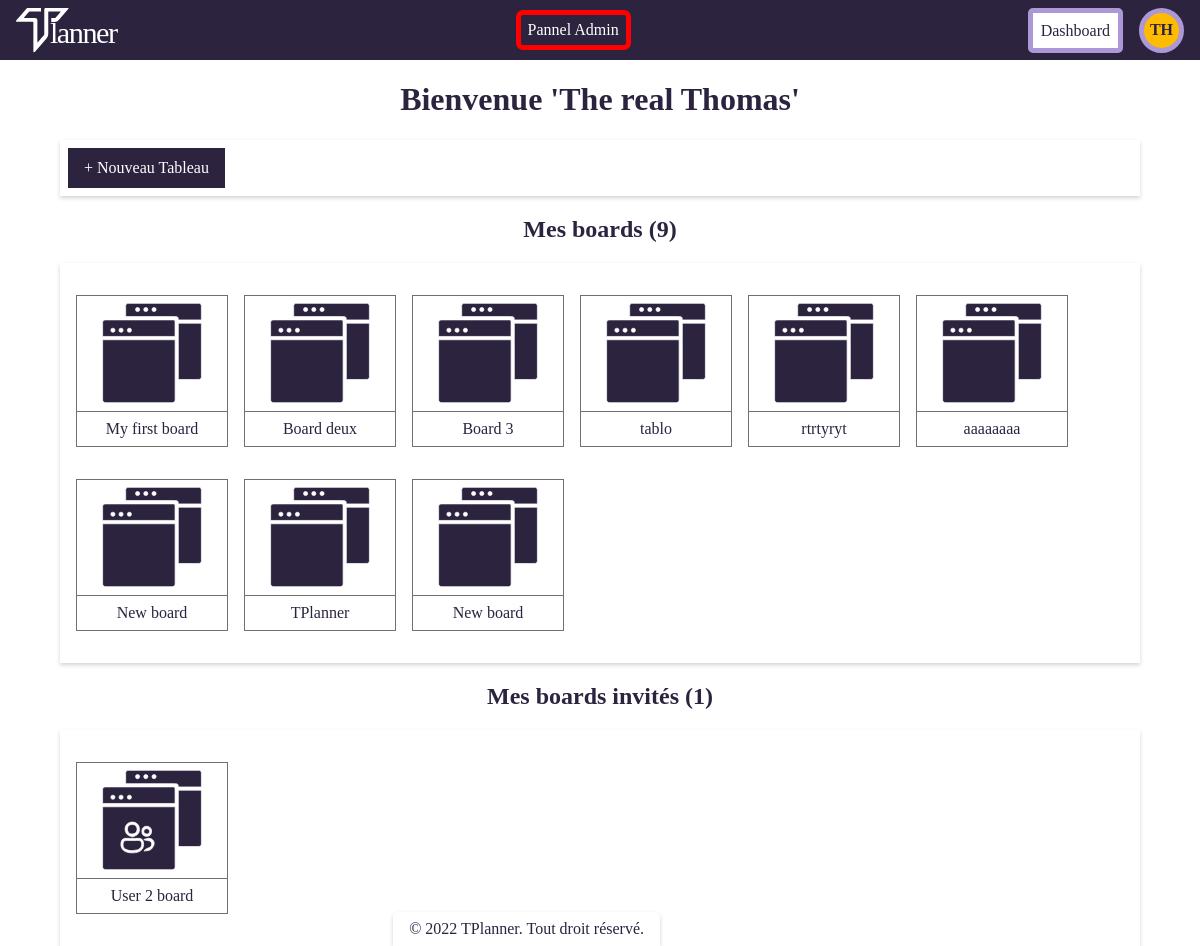
/dashboard.php (signed in), run on the app's committed database.
### tables this page shows
CREATE TABLE IF NOT EXISTS `boards` (
  `id` int(11) NOT NULL AUTO_INCREMENT,
  `label` varchar(50) NOT NULL,
  `lastChange` datetime DEFAULT NULL,
  `environnement_id` int(11) DEFAULT NULL,
  `user_id` int(11) DEFAULT NULL,
  PRIMARY KEY (`id`),
  KEY `id_environnement` (`environnement_id`),
  KEY `id_user` (`user_id`),
  CONSTRAINT `boards_ibfk_1` FOREIGN KEY (`environnement_id`) REFERENCES `environnements` (`id`),
  CONSTRAINT `boards_ibfk_2` FOREIGN KEY (`user_id`) REFERENCES `users` (`id`)
);

### Controllers/DashboardsController.php (called while the page is built, shortened)
<?php
class DashboardsController extends Controller
{
	public function index()
	{
		$this->view('dashboard.php', [
			'user' => $_SESSION['user'],
		]);
	}
}

### Models/User.php (called while the page is built, shortened)
<?php
class User extends AbstractEntity
{
	private $id;
	private $username;
	private $role;
	private $color;
	public function getId()
	{
		return $this->id;
	}
	public function getRole()
	{
		return $this->role;
	}
	public function getUsername()
	{
		return $this->username;
	}
	public function getListBoards()
	{
		$um = new UsersManager();
		$this->listBoards = $um->getBoards($this->id);
		return $this->listBoards;
	}
	public function getColor()
	{
		return $this->color;
	}
	public function getInvitedBoards()
	{
		$um = new UsersManager();
		$this->invitedBoards = $um->getInvitedBoards($this->id);
		return $this->invitedBoards;
	}
}

### Public/autoloader.php (called while the page is built, shortened)
<?php
abstract class Autoloader{
    public static function autoload($class)
    {
        $parts = preg_split('#\\\#', $class);
			$className = array_pop($parts);
			$path = implode(DS, $parts);
			$file = $className.'.php';
			$filepath = ROOT.$path.DS.$file;
    }
}
function e($text)
{
	return $text ? htmlspecialchars($text) : null;
}

### app/DAO.php (called while the page is built, shortened)
<?php
    abstract class DAO{
        protected static $link;
        public static function connect(){
            try{
                self::$link = self::$link ?? (new \PDO("mysql:host=".self::DB_HOST.";port=3306;".
                                                        " dbname=".self::DB_NAME,
                                                        self::DB_USER,
                                                        self::DB_PASS,
                                                    [
                                                        \PDO::ATTR_ERRMODE => \PDO::ERRMODE_EXCEPTION,
                                                        \PDO::ATTR_DEFAULT_FETCH_MODE => \PDO::FETCH_ASSOC
                                                    ]));
                return self::$link;
            }
            catch(\PDOException $e) {
                echo APP_ENV === "dev"
                        ?  $e->getMessage()
                        :  "An error occured";
                die();
            }
        }
    }

### Models/UsersManager.php (called while the page is built, shortened)
<?php
    class UsersManager extends AbstractManager
    {
        public function getBoards($id){
            $sql = "SELECT b.id,b.label FROM boards b".
                    " INNER JOIN users_boards ub ON ub.board_id = b.id".
                    " INNER JOIN users u ON u.id = ub.user_id".
                    " WHERE u.id = :id".
                    " AND b.user_id = u.id;";
            $arg= ["id" => $id];
            return self::getResults(
                self::select($sql,$arg, true),
                "Models\Board"
            );
        }
        public function getInvitedBoards($id){
            $sql = "SELECT b.id,b.label FROM boards b".
                    " INNER JOIN users_boards ub ON ub.board_id = b.id".
                    " INNER JOIN users u ON u.id = ub.user_id".
                    " WHERE u.id = :id".
                    " AND b.user_id != u.id;";
            $arg= ["id" => $id];
            return self::getResults(
                self::select($sql,$arg, true),
                "Models\Board"
            );
        }
    }
?>

### app/AbstractManager.php (called while the page is built, shortened)
<?php
abstract class AbstractManager
{
    private static $connection;
    protected static function connect()
    {
        self::$connection = DAO::connect();
    }
    protected static function getResults($rows, $class)
    {
        $results = [];
        if ($rows != null) {
            foreach ($rows as $row) {
                $results[] = new $class($row);
            }
        }
        return $results;
    }
    protected static function select($sql, $params = null, $multiple = true)
    {
        try {
            $stmt = self::$connection->prepare($sql);
            $stmt->execute($params);
            if ($multiple) {
                return $stmt->fetchAll();
            }
            return $stmt->fetch();
        } catch (PDOException $e) {
            echo $e->getMessage();
        }
    }
}

### app/AbstractEntity.php (called while the page is built, shortened)
<?php
    abstract class AbstractEntity
    {
        protected static function hydrate($data, $object){
            foreach($data as $field => $value){
                $method = "set".ucfirst($field);
            }
        }
    }

### Models/Board.php (called while the page is built, shortened)
<?php
class Board extends AbstractEntity
{
    private $id;
    public function __construct($data)
    {
        $bm = new BoardsManager();
        $this->listLists = $bm->getLists($this->id);
        $this->listsArchived = $bm->getListsArchived($this->id);
        $this->cardsArchived = $bm->getCardsArchived($this->id);
    }
    public function setId($id)
    {
        $this->id = $id;
        return $this;
    }
    public function setLabel($label)
    {
        return $this;
    }
}

### Models/BoardsManager.php (called while the page is built, shortened)
<?php
class BoardsManager extends AbstractManager
{
    public function getLists($id)
    {
        $sql =   "SELECT * FROM lists l" .
            " WHERE l.board_id = :id" .
            " ORDER BY l.listPosition";
        $arg = ["id" => $id];
        return self::getResults(
            self::select($sql, $arg, true),
            "Models\Lists"
        );
    }
    public function getCardsArchived($id)
    {
        $sql = "SELECT c.id,c.title,c.description,c.color FROM cards c".
            " INNER JOIN lists l ON l.id = c.list_id".
            " AND c.isArchived = 1".
            " WHERE l.board_id = :id";
        $arg = ["id" => $id];
        return self::getResults(
            self::select($sql, $arg, true),
            "Models\card"
        );
    }
    public function getListsArchived($id)
    {
        $sql = "SELECT * FROM lists l".
        " WHERE l.board_id = :idBoard".
        " AND l.isArchived = 1";
        $arg = ["idBoard" => $id];
        return self::getResults(
            self::select($sql, $arg, true),
            "Models\lists"
        );
    }
}

### Models/Lists.php (called while the page is built, shortened)
<?php
class Lists extends AbstractEntity
{
    private $id;
    public function __construct($data)
    {
        $lm = new ListsManager();
        $this->listCards = $lm->getCards($this->id);
    }
    public function setId($id)
    {
        $this->id = $id;
        return $this;
    }
    public function setLabel($label)
    {
        return $this;
    }
    public function setListPosition($listPosition)
    {
        return $this;
    }
    public function setIsArchived($isArchived)
    {
        return $this;
    }
    public function setIsArchiveList($isArchiveList)
    {
        return $this;
    }
}

### Models/ListsManager.php (called while the page is built, shortened)
<?php
class ListsManager extends AbstractManager
{
    public function getCards($id)
    {
        $sql = "SELECT * FROM cards c".
                " WHERE c.list_id = :id".
                " ORDER BY c.positions";
        $arg = ["id" => $id];
        return self::getResults(
            self::select($sql, $arg, true),
            "Models\Card"
        );
    }
}

### Models/Card.php (called while the page is built, shortened)
<?php
class Card extends AbstractEntity
{
    public function setId($id)
    {
        return $this;
    }
    public function setTitle($title)
    {
        return $this;
    }
    public function setDescription($description)
    {
        return $this;
    }
    public function setPositions($positions)
    {
        return $this;
    }
    public function setColor($color)
    {
        return $this;
    }
    public function setDeadline($deadline)
    {
        return $this;
    }
    public function setIsArchived($isArchived)
    {
        return $this;
    }
}

### Public/Views/dashboard.php (the view, shortened to what this page needs)
<!DOCTYPE html>
<html lang="en">
<head>
	<link rel="stylesheet" href="<?= CSS_PATH ?>/style.css">
</head>
<body>
	<header>
		<?php
		require_once 'layout/header.php';
		$user = $data['user'];
		?>
	</header>
	<main id="dashboard">
		<h1>Bienvenue <span>'<?= e($user->getUsername()) ?>'</span></h1>
		<div id="dashboardTop">
			<div>
				<div user="<?= $user->getId() ?>">+ Nouveau Tableau</div>
			</div>
		</div>
		<h2>Mes boards (<?= count($user->getListBoards())?>)</h2>
		<div class='boardContainer'>
			<?php
			foreach ($user->getListBoards() as $board) {
				echo 	"<a href='board.php?id={$board->getId()}'>
							<img draggable='false' src='".IMG_PATH."/tplanner_picto_board1.svg' class='boardImage'>
							<div>".
								"<span>".e($board->getLabel())."</span>".
							"</div>".
						"</a>";
			}
			?>
		</div>
		<h2>Mes boards invités (<?= count($user->getInvitedBoards())?>)</h2>
		<div class='boardContainer'>
			<?php
			foreach ($user->getInvitedBoards() as $board) {
				echo 	"<a href='board.php?id={$board->getId()}'>
				<img draggable='false' src='".IMG_PATH."/tplanner_picto_boardInv2.svg' class='boardImage'>
							<div>".
								"<span>".e($board->getLabel())."</span>".
							"</div>".
						"</a>";
			}
			?>
		</div>
	</main>
	<?php require_once 'layout/footer.php'; ?>
</body>
</html>

### Public/dashboard.php (shortened to what this page needs)
<?php
require_once 'autoloader.php';
$controller = new DashboardsController();
if(!isset($_POST["act"])){
    $controller->index();
}

### Controllers/Controller.php (shortened to what this page needs)
<?php
class Controller
{
	protected function view(string $fileName, array $data = []): void
	{
		$filePath = ROOT . self::VIEW_PATH . $fileName;
		if (file_exists($filePath)) {
			require $filePath;
		} else {
			require ROOT . self::VIEW_PATH . "404.php";
		}
	}
}

### Public/Views/layout/header.php
<nav>
  <a href="index.php"><img src="<?= IMG_PATH?>TPlanner_logo.svg" alt=""></a>
  <?php
    if(isset($_SESSION)){
      if(isset($_SESSION['user'])){
        if(in_array("admin",json_decode($_SESSION['user']->getRole()))){
          echo "<div id='adminButton'><a href=admin~LP9fsDOQnEuHPRbTHfn5.php class='redBorder'>Pannel Admin</a></div>";
        }
        echo  "<div id='headerContainer'>
                <div><a href='dashboard.php'>Dashboard</a></div>
                <span class='icon'>
                  <span style='background-color:".$_SESSION['user']->getColor()."'>".strtoupper(substr($_SESSION['user']->getUsername(),0,2))."</span>
                </span>
                <div id='popUpProfile' class='modalMenu'>
                  <p>Compte</p>
                  <ul>
                    <li><a href='dashboard.php'>DashBoard</a></li>
                    <li><a href='user.php'>Profil</a></li>
                    <li><a href='login.php?act=logout'>Se Déconnecter</a></li>
                  </ul>
                </div>
              </div>";
      }else{
        echo  "<div id='headerConnection'>
                <a href='register.php' class='whiteBorder'>S'inscrire</a>
                <a href='login.php' class='purpleBorder'>Se connecter</a>
              </div>";
      }
    }else{
      echo  "<div id='headerConnection'>
              <a href='register.php' class='whiteBorder'>S'inscrire</a>
              <a href='login.php' class='purpleBorder'>Se connecter</a>
            </div>";
    }
  ?>
</nav>

### Public/Views/layout/footer.php
<footer>
    <div>
    © 2022 TPlanner. Tout droit réservé.
    </div>
</footer>

### Public/Assets/css/style.css (style rules this page uses)
:root { box-sizing: border-box; --main-color: #2C233F; --secondary-color : #AC98D6; --third-color : #594D6C; --box-shadow : 0 2px 4px lightgray; --gradient : linear-gradient(90deg, rgba(89,77,108,1) 0%, rgba(125,92,175,1) 100%); }
body { margin: 0; font-family: "Berlin Sans FB"; color:var(--main-color); }
.redBorder { border: 5px solid red; border-radius: 7px; }
a:link, a:visited { text-decoration: none; }
nav { display: flex; justify-content: space-between; background-color: var(--main-color); height: 60px; align-items: center; }
nav a { height: 0; }
nav img { height: 45px; filter: invert(100%) sepia(15%) saturate(2%) hue-rotate(352deg) brightness(112%) contrast(100%); transform: translate(-0,-50%); margin-left: 1em; }
#headerContainer { display: flex; position: relative; }
#headerContainer div:first-child { display: flex; flex-direction: column; justify-content: center; padding: 0 0.5em; margin-right: 1em; border: 5px solid var(--secondary-color); background-color: white; border-radius: 5px; }
#headerContainer div:first-child a { transform: translateY(-0.5em); color: var(--main-color); }
.icon { display: flex; align-items: center; cursor: pointer; user-select: none; margin-right: 1em; }
.icon span:not(.tooltiptext) { display: flex; align-items: center; justify-content: center; height: 35px; width: 35px; border-radius: 50px; font-weight: bold; border: 5px solid var(--secondary-color); }
#headerConnection a,#adminButton a { width: 105px; height: 30px; text-decoration: none; display: inline-block; display: flex; align-items: center; justify-content: center; margin-right: 1em; }
#headerConnection a:first-child,#adminButton a { color: white; }
a { color: var(--main-color) }
#dashboardTop { display: flex; flex-direction: row; justify-content: space-between; width: 90%; margin: auto; box-shadow: var(--box-shadow); }
#dashboardTop div:first-child div { background-color: var(--main-color); color: white; padding-left: 1em; padding-right: 1em; height: 40px; display:flex; align-items: center; cursor: pointer; margin: 0.5em 0.5em; }
#dashboardTop div:last-child { display: flex; justify-content: center; flex-direction: column; }
#dashboard .boardContainer { margin: auto; display: flex; flex-flow: row wrap; box-shadow: var(--box-shadow); padding-top: 1em; padding-bottom: 1em; width: 90%; }
#dashboard h2,#dashboard h1 { text-align: center; }
#dashboard a { display: flex; flex-flow: column nowrap; justify-content: flex-end; height: 150px; width: 150px; border: 1px solid #707070; margin-left: 1em; margin-top: 1em; margin-bottom: 1em; }
#dashboard a div { background-color: white; }
#dashboard a div { width: 100%; height: fit-content; border-top: 1px solid #707070; }
#dashboard a div { text-align: center; padding : 0.5em 0; }
.boardImage { width: 100px; height: 100px; margin: auto; justify-content: space-around; }
footer { position: fixed; bottom: 0; right:45vw; background-color: white; padding: 0.5em 1em; border-radius: 5px 5px 0 0 ; box-shadow: var(--box-shadow); }

### data on the page
boards: label "My first board"
boards: label "Board deux"
boards: label "Board 3"
boards: label "tablo"
boards: label "rtrtyryt"
boards: label "aaaaaaaa"
boards: label "New board"
boards: label "TPlanner"
boards: label "New board"
boards: label "User 2 board"

### other printed values
substr($_SESSION['user']->getUsername(),0,2) "TH"
$user->getUsername() "The real Thomas"
count($user->getListBoards()) "9"
count($user->getInvitedBoards()) "1"
